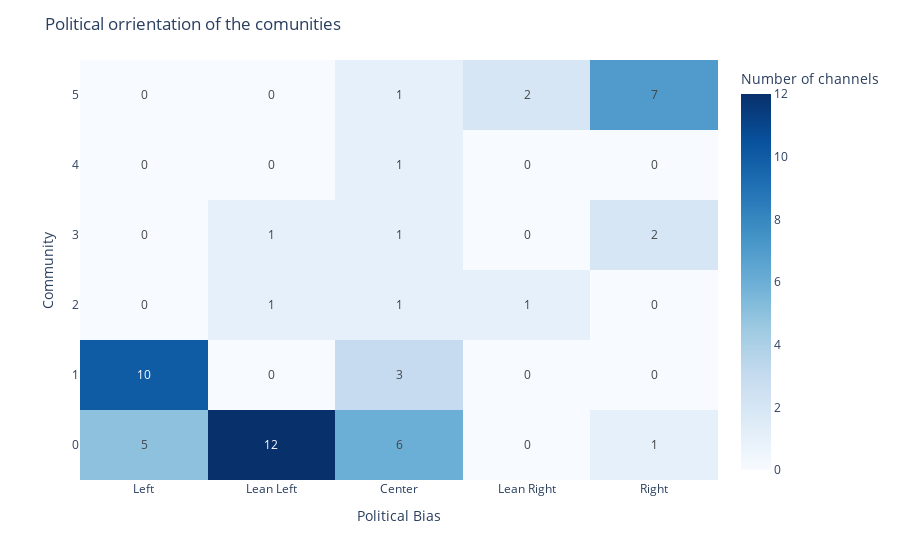

The cell this chart's notebook holds for it:
### Code cell
## Creating the heat map

## Drop duplicates
merge_wo_dup=merge.drop_duplicates(subset='channel_id' ,keep='last')

## Create crosstab
a=pd.crosstab(merge_wo_dup.community,merge_wo_dup.orrientation)

## Reorder the index
a=a.reindex(['Left','Lean Left','Center','Lean Right','Right'],axis=1)

## Usefull for the heatmap
np.random.seed(0)
z3 = np.random.random((6, 5))

#Set the hover data
z2=[["CNN, BuzzFeed News, HuffPost, New York Daily News, The Boston Globe", "ABC News, CBS News, NBC News, USA TODAY, Washington Post, CNN Business, NowThis News, Los Angeles Times, Miami Herald, Chicago Sun-Times, ProPublica, Atlanta Black Star", "The Oregonian, Newsy, Chicago Tribune, Toronto Star, Orlando Sentinel, Education Week", '', "Michelle Malkin"],
["MSNBC, Democracy Now!, The New Yorker, Robert Reich, The Intercept, Hasan Piker, The Nation, Mother Jones, truthdig, Daily Kos",'', "PBS NewsHour, C-SPAN, Newsweek", '', ''],
['', "The Independent", "Financial Times", "spiked", ''],
['', "GLOBAL News", "Honolulu Civil Beat", '', "Project Veritas,Church Militant"],
['', '', "Tim Pool", '', ''],
['', '', "Roll Call", "John Stossel, National Post", "The Daily Wire, Ben Shapiro, Glenn Beck, Jesse Lee Peterson, Breitbart News, The Western Journal, The Daily Signal"]]

## data for the hover
customdata = np.dstack((z2, z3))

## Creating the heatmap
fig = px.imshow(a,labels=dict(x="Political Bias", y="Community", color="Number of channels"),
                text_auto=True,origin='lower',color_continuous_scale='Blues');

## Creating the figure
fig=fig.add_trace(go.Heatmap(
    z=a,
    customdata=np.dstack((z2, z3)),
    hovertemplate='%{customdata[0]}</b>',
    coloraxis="coloraxis1", name='a',
    text=a,
    texttemplate="%{text}")
    );

## Add the title
fig=fig.update_layout(title_text='Political orrientation of the comunities');

## Display
fig.show()

### Figure 1 — Plotly figure (JSON) as saved in the notebook; plotly's stock layout.template omitted (floating-point values rounded to 4 significant figures)
{"data": [{"coloraxis": "coloraxis", "hovertemplate": "Political Bias: %{x}<br>Community: %{y}<br>Number of channels: %{z}<extra></extra>", "name": "0", "texttemplate": "%{z}", "type": "heatmap", "x": ["Left", "Lean Left", "Center", "Lean Right", "Right"], "xaxis": "x", "y": [0, 1, 2, 3, 4, 5], "yaxis": "y", "z": [[5, 12, 6, 0, 1], [10, 0, 3, 0, 0], [0, 1, 1, 1, 0], [0, 1, 1, 0, 2], [0, 0, 1, 0, 0], [0, 0, 1, 2, 7]]}, {"coloraxis": "coloraxis", "customdata": [[["CNN, BuzzFeed News, HuffPost, New York Daily News, The Boston Globe", "0.5488135039273248"], ["ABC News, CBS News, NBC News, USA TODAY, Washington Post, CNN Business, NowThis News, Los Angeles Times, Miami Herald, Chicago Sun-Times, ProPublica, Atlanta Black Star", "0.7151893663724195"], ["The Oregonian, Newsy, Chicago Tribune, Toronto Star, Orlando Sentinel, Education Week", "0.6027633760716439"], ["", "0.5448831829968969"], ["Michelle Malkin", "0.4236547993389047"]], [["MSNBC, Democracy Now!, The New Yorker, Robert Reich, The Intercept, Hasan Piker, The Nation, Mother Jones, truthdig, Daily Kos", "0.6458941130666561"], ["", "0.4375872112626925"], ["PBS NewsHour, C-SPAN, Newsweek", "0.8917730007820798"], ["", "0.9636627605010293"], ["", "0.3834415188257777"]], [["", "0.7917250380826646"], ["The Independent", "0.5288949197529045"], ["Financial Times", "0.5680445610939323"], ["spiked", "0.925596638292661"], ["", "0.07103605819788694"]], [["", "0.08712929970154071"], ["GLOBAL News", "0.02021839744032572"], ["Honolulu Civil Beat", "0.832619845547938"], ["", "0.7781567509498505"], ["Project Veritas,Church Militant", "0.8700121482468192"]], [["", "0.978618342232764"], ["", "0.7991585642167236"], ["Tim Pool", "0.46147936225293185"], ["", "0.7805291762864555"], ["", "0.11827442586893322"]], [["", "0.6399210213275238"], ["", "0.1433532874090464"], ["Roll Call", "0.9446689170495839"], ["John Stossel, National Post", "0.5218483217500717"], ["The Daily Wire, Ben Shapiro, Glenn Beck, Jesse Lee Peterson, Breitbart News, The Western Journal, The Daily Signal", "0.4146619399905236"]]], "hovertemplate": "%{customdata[0]}</b>", "name": "a", "text": [[5, 12, 6, 0, 1], [10, 0, 3, 0, 0], [0, 1, 1, 1, 0], [0, 1, 1, 0, 2], [0, 0, 1, 0, 0], [0, 0, 1, 2, 7]], "texttemplate": "%{text}", "type": "heatmap", "z": [[5, 12, 6, 0, 1], [10, 0, 3, 0, 0], [0, 1, 1, 1, 0], [0, 1, 1, 0, 2], [0, 0, 1, 0, 0], [0, 0, 1, 2, 7]]}], "layout": {"coloraxis": {"colorbar": {"title": {"text": "Number of channels"}}, "colorscale": [[0, "rgb(247,251,255)"], [0.125, "rgb(222,235,247)"], [0.25, "rgb(198,219,239)"], [0.375, "rgb(158,202,225)"], [0.5, "rgb(107,174,214)"], [0.625, "rgb(66,146,198)"], [0.75, "rgb(33,113,181)"], [0.875, "rgb(8,81,156)"], [1, "rgb(8,48,107)"]]}, "margin": {"t": 60}, "title": {"text": "Political orrientation of the comunities"}, "xaxis": {"anchor": "y", "constrain": "domain", "domain": [0, 1], "scaleanchor": "y", "title": {"text": "Political Bias"}}, "yaxis": {"anchor": "x", "autorange": true, "constrain": "domain", "domain": [0, 1], "title": {"text": "Community"}}}}
